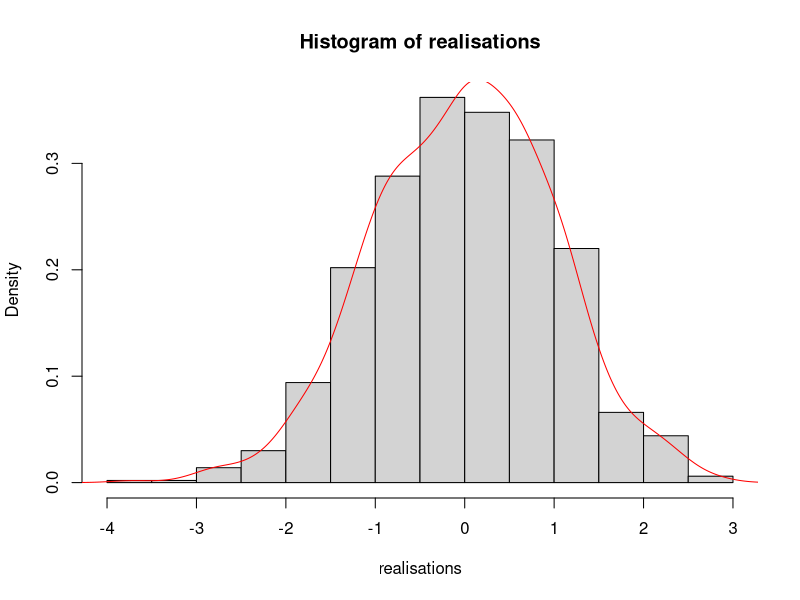
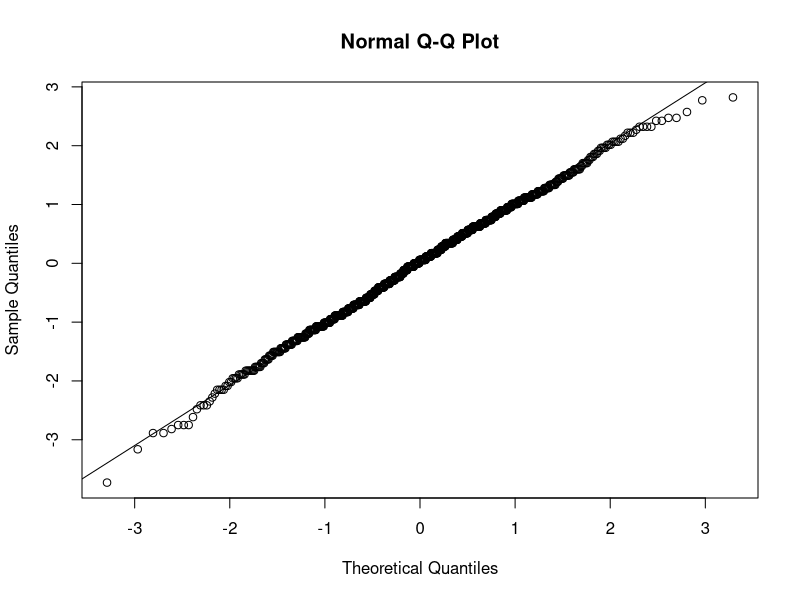
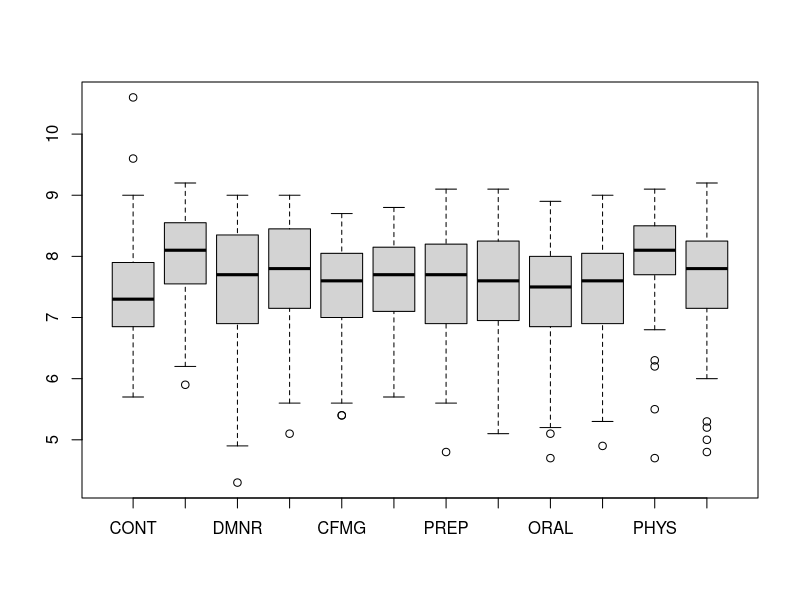
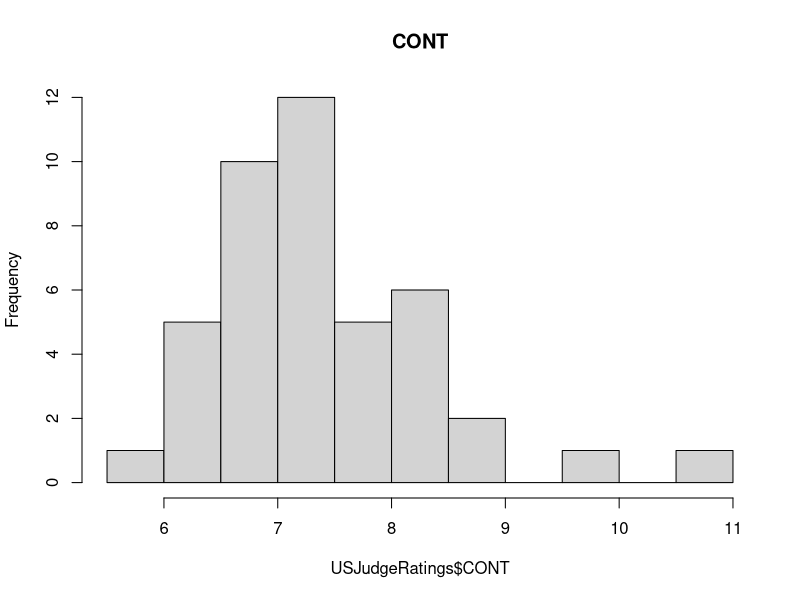
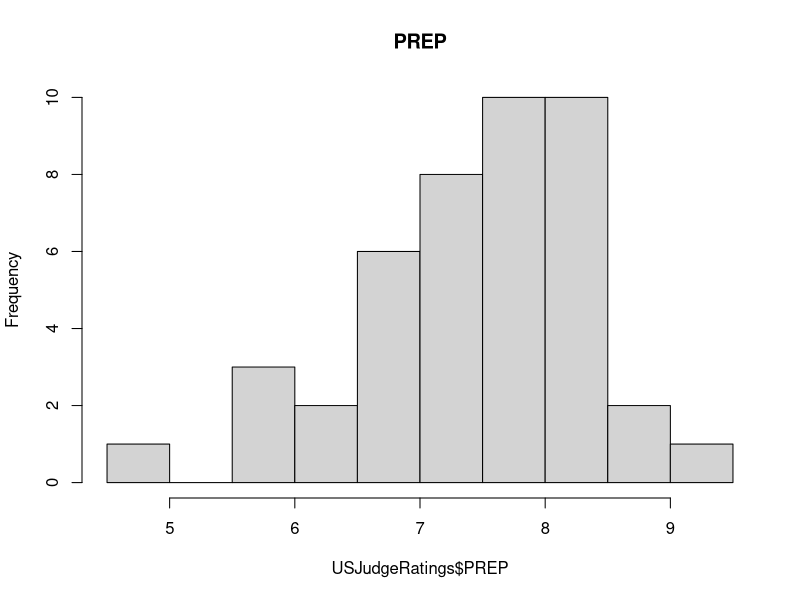
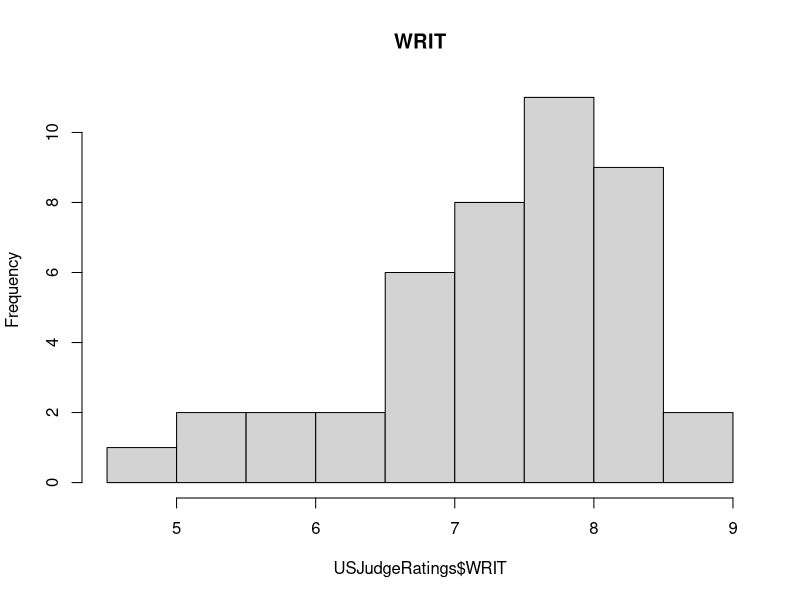
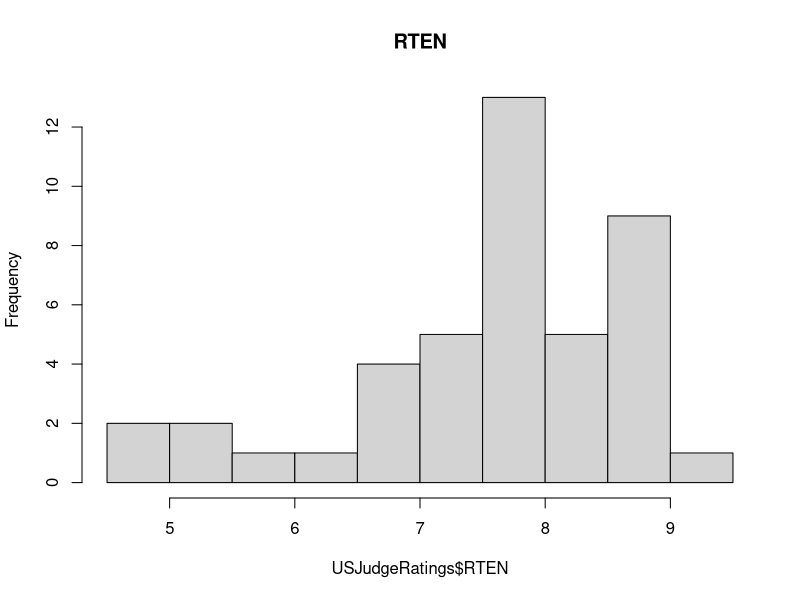
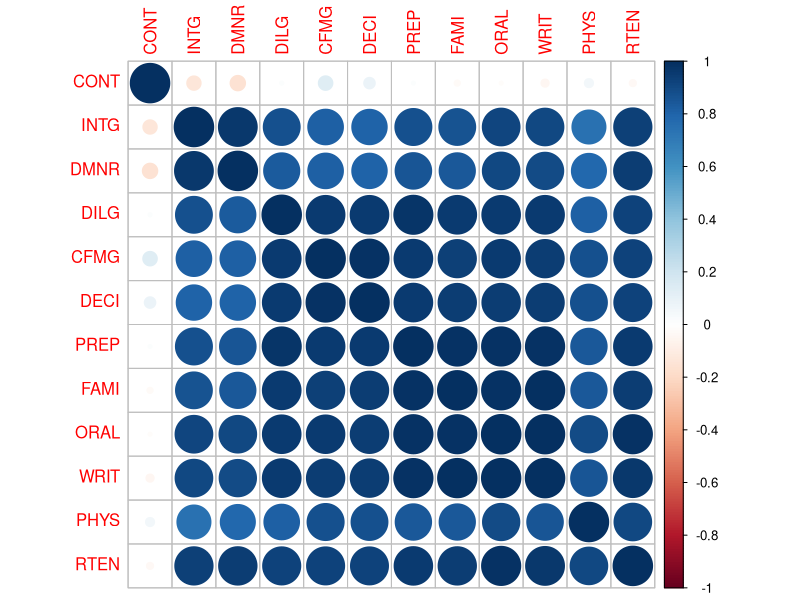

Source code (R) for these figures, in order:
## ---- chunk 1
knitr::opts_chunk$set(echo = TRUE)
## ---- chunk 2
estim <- function(x, theta){
  n <- length(x)
  est <- sqrt(n) * (mean(x) - theta) / sqrt(mean(x))
  return(est)}
## ---- chunk 3
set.seed(42)
Nattempts = 1e3
nsample = 100
theta = 3

samples <- lapply(1:Nattempts, function(i) rpois(nsample, theta))
realisations <- sapply(samples, function(x) estim(x, theta))

hist(realisations, probability = TRUE)
d = density(realisations, kernel='gaussian')
lines(d, col = 'red')
## ---- chunk 4
qqnorm(realisations)
qqline(realisations)
## ---- chunk 5
data(USJudgeRatings)
## ---- chunk 6
str(USJudgeRatings)
## ---- chunk 7
dim(USJudgeRatings)
## ---- chunk 8
library(knitr)
library(kableExtra)
kable(USJudgeRatings, 'latex', caption = "Ratings of US judges", booktabs = T) %>%
  kable_styling(latex_options = "striped", font_size = 6)
## ---- chunk 9
colnames(USJudgeRatings)
## ---- chunk 10
summary(USJudgeRatings)
## ---- chunk 11
sum(is.na(USJudgeRatings))
## ---- chunk 12
Outvals = boxplot(USJudgeRatings)
## ---- chunk 13
max(USJudgeRatings$CONT)
rownames(USJudgeRatings)[which.max(USJudgeRatings$CONT)]
## ---- chunk 14
min(USJudgeRatings$RTEN)
rownames(USJudgeRatings)[which.min(USJudgeRatings$RTEN)]
## ---- chunk 15
max(USJudgeRatings$RTEN)
rownames(USJudgeRatings)[which.max(USJudgeRatings$RTEN)]
## ---- chunk 16
hist(USJudgeRatings$CONT, main="CONT")

## ---- chunk 17
hist(USJudgeRatings$PREP, main="PREP" )

## ---- chunk 18
hist(USJudgeRatings$WRIT, main="WRIT")
## ---- chunk 19
hist(USJudgeRatings$RTEN, main="RTEN")
## ---- chunk 20
round(var(USJudgeRatings), 2)
## ---- chunk 21
round(sqrt(diag(var(USJudgeRatings))),2)
print('The smallest standard deviation is: ')
min(round(sqrt(diag(var(USJudgeRatings))),2))
print('The largest standard deviation is: ')
max(round(sqrt(diag(var(USJudgeRatings))),2))
## ---- chunk 22
round(cor(USJudgeRatings),2)
## ---- chunk 23
library(corrplot)
corrplot(cor(USJudgeRatings))
## ---- chunk 24
pairs(USJudgeRatings)
## ---- chunk 25
par(mfrow=c(1,2))
hist(USJudgeRatings$CONT, probability= TRUE, main="Histogram of CONT", xlab="CONT")
d = density(USJudgeRatings$CONT, kernel = 'c', bw = 0.3)
lines(d, col="red")

hist(USJudgeRatings$RTEN, probability= TRUE, main="Histogram of RTEN" , xlab="RTEN")
d = density(USJudgeRatings$RTEN, kernel = 'o', bw = 0.3)
lines(d, col="red")
## ---- chunk 26
par(mfrow=c(1,2))
plot(ecdf(USJudgeRatings$CONT), verticals = TRUE, do.points = FALSE, main = "ECDF CONT")
plot(ecdf(USJudgeRatings$RTEN), verticals = TRUE, do.points = FALSE, main = "ECDF RTEN")
## ---- chunk 27
qqnorm(USJudgeRatings$RTEN)
qqline(USJudgeRatings$RTEN)
## ---- chunk 28
library(e1071)
kurtosis
skewness
